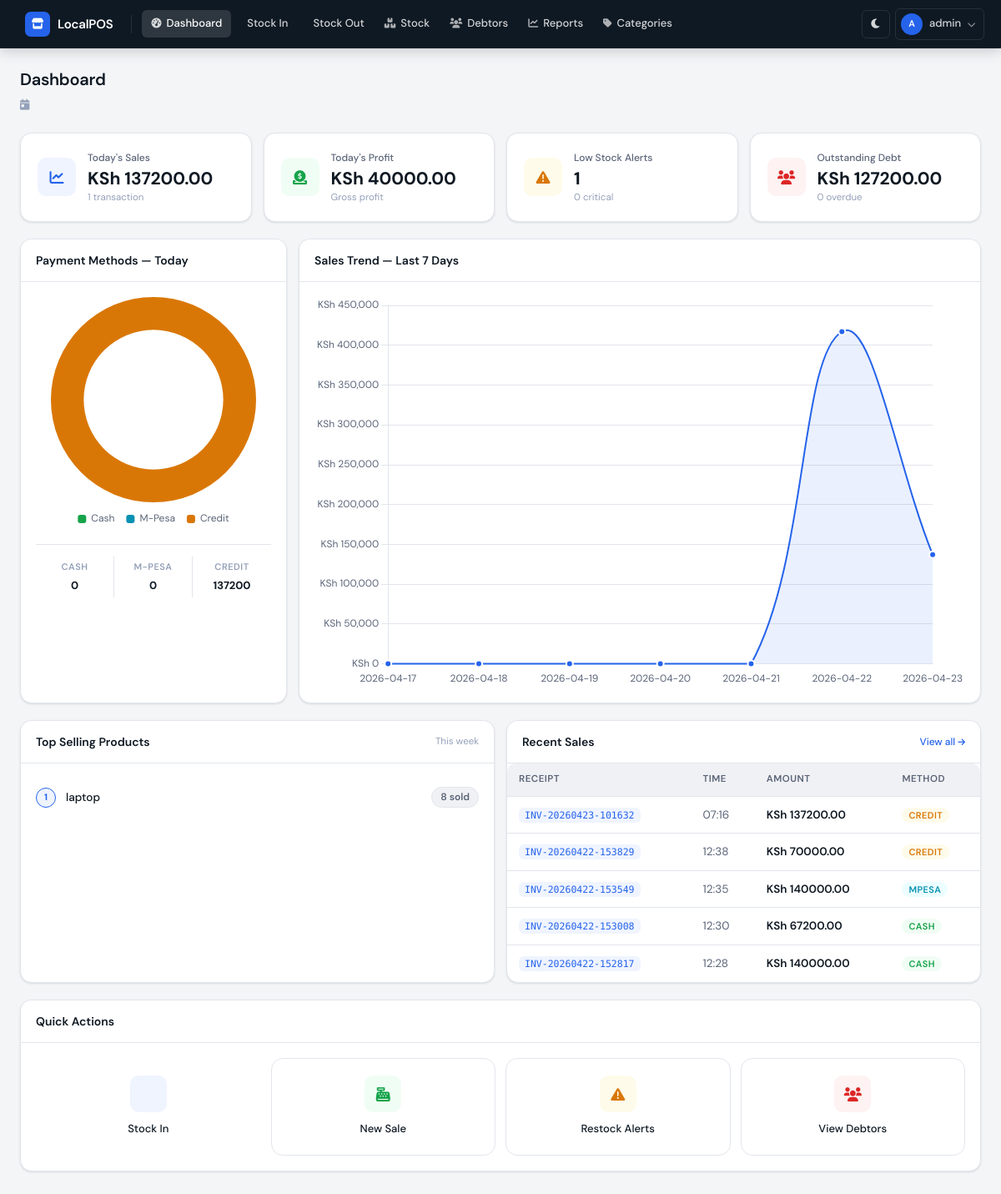
The page /dashboard/ (signed in) on the database as committed earlier.
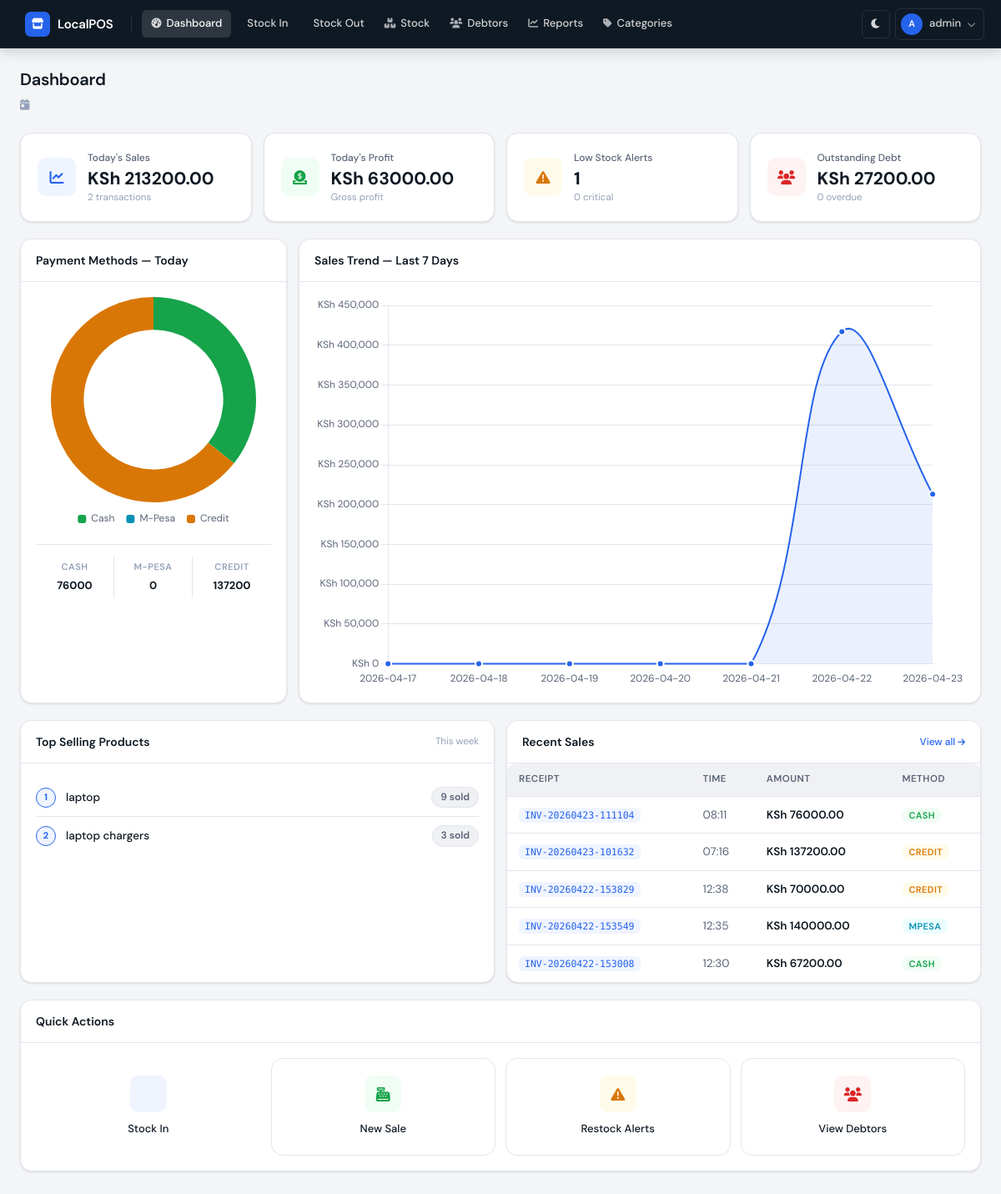
The same page on the database as committed later.
### database/models.py (models this page shows)
class Product(db.Model):
    __tablename__ = 'products'
    id = db.Column(db.Integer, primary_key=True)
    name = db.Column(db.String(200), nullable=False)
    category_id = db.Column(db.Integer, db.ForeignKey('categories.id'), nullable=False)
    current_stock = db.Column(db.Integer, default=0)
    reorder_level = db.Column(db.Integer, default=5)
    buying_price = db.Column(db.Float, default=0.0)
    selling_price = db.Column(db.Float, default=0.0)
    unit_type = db.Column(db.String(50), default='piece')  # piece, crate, kg, meter
    unit_conversion = db.Column(db.Integer, default=1)  # e.g., 1 crate = 24 bottles
    image_filename = db.Column(db.String(200), nullable=True)
    is_active = db.Column(db.Boolean, default=True)
    created_at = db.Column(db.DateTime, default=datetime.utcnow)
    updated_at = db.Column(db.DateTime, default=datetime.utcnow, onupdate=datetime.utcnow)
    variants = db.relationship('ProductVariant', backref='product', lazy=True)
    stock_entries = db.relationship('StockEntry', backref='product', lazy=True)
    sale_items = db.relationship('SaleItem', backref='product', lazy=True)

class Sale(db.Model):
    __tablename__ = 'sales'
    id = db.Column(db.Integer, primary_key=True)
    receipt_number = db.Column(db.String(50), unique=True, nullable=False)
    total_amount = db.Column(db.Float, nullable=False)
    discount = db.Column(db.Float, default=0.0)
    final_amount = db.Column(db.Float, nullable=False)
    payment_method = db.Column(db.String(20), nullable=False)  # cash, mpesa, credit
    amount_paid = db.Column(db.Float, nullable=False)
    balance = db.Column(db.Float, default=0.0)
    customer_name = db.Column(db.String(100))
    customer_phone = db.Column(db.String(20))
    notes = db.Column(db.Text)
    sale_date = db.Column(db.DateTime, default=datetime.utcnow)
    user_id = db.Column(db.Integer, db.ForeignKey('users.id'), nullable=False)
    items = db.relationship('SaleItem', backref='sale', lazy=True)
    debtor = db.relationship('Debtor', backref='sale', uselist=False)

### routes/dashboard.py (the view)
@dashboard_bp.route('/')
@login_required
def dashboard_home():
    today = date.today()
    start_of_week = today - timedelta(days=today.weekday())
    start_of_month = today.replace(day=1)
    today_sales = db.session.query(func.sum(Sale.final_amount)).filter(
        func.date(Sale.sale_date) == today
    ).scalar() or 0
    today_transactions = Sale.query.filter(
        func.date(Sale.sale_date) == today
    ).count()
    today_items = SaleItem.query.join(Sale).filter(
        func.date(Sale.sale_date) == today
    ).all()
    today_profit = 0
    for item in today_items:
        product = Product.query.get(item.product_id)
        if product:
            today_profit += item.quantity * (item.price_at_sale - product.buying_price)
    cash_today = db.session.query(func.sum(Sale.final_amount)).filter(
        func.date(Sale.sale_date) == today,
        Sale.payment_method == 'cash'
    ).scalar() or 0
    mpesa_today = db.session.query(func.sum(Sale.final_amount)).filter(
        func.date(Sale.sale_date) == today,
        Sale.payment_method == 'mpesa'
    ).scalar() or 0
    credit_today = db.session.query(func.sum(Sale.final_amount)).filter(
        func.date(Sale.sale_date) == today,
        Sale.payment_method == 'credit'
    ).scalar() or 0
    low_stock_count = Product.query.filter(
        Product.current_stock <= Product.reorder_level,
        Product.is_active == True
    ).count()
    critical_count = Product.query.filter(
        Product.current_stock == 0,
        Product.is_active == True
    ).count()
    total_debt = db.session.query(func.sum(Debtor.balance)).scalar() or 0
    overdue_debts = Debtor.query.filter(
        Debtor.due_date < date.today(),
        Debtor.balance > 0
    ).count()
    top_products = db.session.query(
        Product.name,
        func.sum(SaleItem.quantity).label('total_quantity')
    ).join(SaleItem.product)\
     .join(SaleItem.sale)\
     .filter(func.date(Sale.sale_date) >= start_of_week)\
     .group_by(Product.id)\
     .order_by(func.sum(SaleItem.quantity).desc())\
     .limit(5)\
     .all()
    recent_sales = Sale.query.order_by(Sale.sale_date.desc()).limit(5).all()
    return render_template('dashboard.html',
                         today_sales=today_sales,
                         today_transactions=today_transactions,
                         today_profit=today_profit,
                         cash_today=cash_today,
                         mpesa_today=mpesa_today,
                         credit_today=credit_today,
                         low_stock_count=low_stock_count,
                         critical_count=critical_count,
                         total_debt=total_debt,
                         overdue_debts=overdue_debts,
                         top_products=top_products,
                         recent_sales=recent_sales)

### app.py (called while the page is built)
@login_manager.user_loader
def load_user(user_id):
    return User.query.get(int(user_id))

### templates/dashboard.html (shortened to what the changed rows need)
{% extends "base.html" %}
{% block content %}
<div class="page-header">
    <div>
        <h1 class="page-title">Dashboard</h1>
    </div>
</div>
<div class="stats-grid">
    <div class="stat-card" onclick="location.href='{{ url_for('stock_out.stock_out_page') }}'">
        <div class="stat-info">
            <div class="stat-label">Today's Sales</div>
            <div class="stat-value">KSh {{ "%.2f"|format(today_sales) }}</div>
            <div class="stat-sub">{{ today_transactions }} transaction{{ 's' if today_transactions != 1 else '' }}</div>
        </div>
    </div>
    <div class="stat-card" onclick="location.href='{{ url_for('reports.reports_page') }}'">
        <div class="stat-info">
            <div class="stat-label">Today's Profit</div>
            <div class="stat-value">KSh {{ "%.2f"|format(today_profit) }}</div>
            <div class="stat-sub">Gross profit</div>
        </div>
    </div>
    <div class="stat-card" onclick="location.href='{{ url_for('debtors.debtors_list') }}'">
        <div class="stat-info">
            <div class="stat-label">Outstanding Debt</div>
            <div class="stat-value">KSh {{ "%.2f"|format(total_debt) }}</div>
            <div class="stat-sub">{{ overdue_debts }} overdue</div>
        </div>
    </div>
</div>
<div class="charts-grid">
    <div class="card">
        <div class="card-body">
            <canvas id="paymentChart" height="180"></canvas>
            <div class="payment-breakdown">
                <div class="payment-breakdown-item">
                    <div class="payment-breakdown-label">Cash</div>
                    <div class="payment-breakdown-value">{{ "%.0f"|format(cash_today) }}</div>
                </div>
                <div class="payment-breakdown-item">
                </div>
                <div class="payment-breakdown-item">
                </div>
            </div>
        </div>
    </div>
    <div class="card">
        <div class="card-body">
            <canvas id="salesTrendChart" height="180"></canvas>
        </div>
    </div>
</div>
<div class="bottom-grid">
    <div class="card">
        <div class="card-body">
            {% if top_products %}
            <div class="product-rank-list">
                {% for product in top_products %}
                <div class="product-rank-item">
                    <div class="rank-number {{ 'top' if loop.index <= 3 else '' }}">
                        {{ loop.index }}
                    </div>
                    <span class="rank-name">{{ product.name }}</span>
                    <span class="rank-sold">{{ product.total_quantity }} sold</span>
                </div>
                {% endfor %}
            </div>
            {% else %}
            <div class="empty-state">
                <i class="fas fa-box-open"></i>
                <span>No sales recorded this week</span>
            </div>
            {% endif %}
        </div>
    </div>
    <div class="card">
        <div class="card-body" style="padding: 0;">
            {% if recent_sales %}
            <div class="table-wrapper">
                <table>
                    <thead>
                        <tr>
                            <th>Receipt</th>
                            <th>Time</th>
                            <th>Amount</th>
                            <th>Method</th>
                        </tr>
                    </thead>
                    <tbody>
                        {% for sale in recent_sales %}
                        <tr>
                            <td>
                                <span class="receipt-badge">{{ sale.receipt_number }}</span>
                            </td>
                            <td style="color:var(--text-secondary); font-variant-numeric:tabular-nums;">
                                {{ sale.sale_date.strftime('%H:%M') }}
                            </td>
                            <td style="font-weight:600; font-variant-numeric:tabular-nums;">
                                KSh {{ "%.2f"|format(sale.final_amount) }}
                            </td>
                            <td>
                                <span class="method-badge method-{{ sale.payment_method }}">
                                    {{ sale.payment_method }}
                                </span>
                            </td>
                        </tr>
                        {% endfor %}
                    </tbody>
                </table>
            </div>
            {% else %}
            <div class="empty-state">
                <i class="fas fa-receipt"></i>
                <span>No sales recorded today</span>
            </div>
            {% endif %}
        </div>
    </div>
</div>
{% endblock %}

Rows that differ between the two databases and show on the page:
no longer on this page (row unchanged): Sale: receipt_number "INV-20260422-152817", sale_date "12:28", final_amount "140000.00", payment_method "CASH"
changed Product "laptop": total_quantity "8" → "9"
now on this page (row edited): Product: name "laptop chargers", total_quantity "3"
added Sale: receipt_number "INV-20260423-111104", sale_date "08:11", final_amount "76000.00", payment_method "CASH"
Other text that changed with them:
{{ "%.2f"|format(today_sales) }}: "137200.00" → "213200.00"
{{ today_transactions }}: "1" → "2"
{{ 's' if today_transactions != 1 else '' }}: (not shown) → "s"
{{ "%.2f"|format(today_profit) }}: "40000.00" → "63000.00"
{{ "%.2f"|format(total_debt) }}: "127200.00" → "27200.00"
chart data {{ cash_today }}: 0 → 76000.0
{{ "%.0f"|format(cash_today) }}: "0" → "76000"
